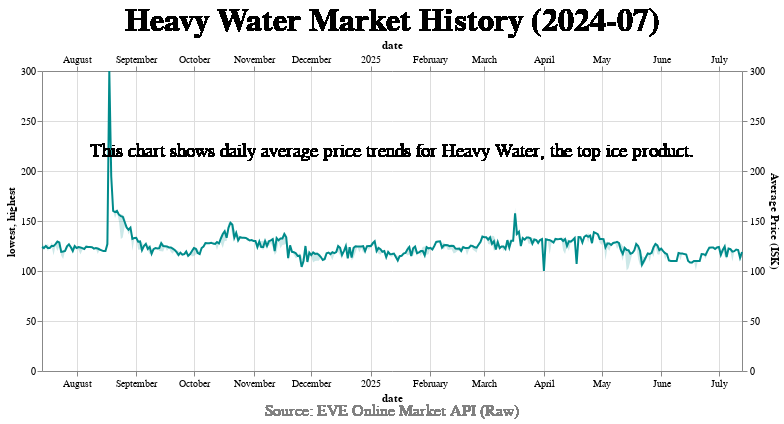

The cell this chart's notebook holds for it:
### Code cell
import pandas as pd
import pynarrative
import altair as alt
from IPython.display import display, Markdown

# Load Ice Product market history CSV
csv_path_ice = r"C:\Users\Jouke\Documents\evedata-logger\output\market_history_Ice_Product_2025-07-14_14-46.csv"
df_ice = pd.read_csv(csv_path_ice, parse_dates=['date'])

# Filter to top item: Heavy Water
df_heavy_water = df_ice[df_ice['type_name'] == 'Heavy Water']

# Create price line and price band charts
price_chart_ice = alt.Chart(df_heavy_water).mark_line(color='darkcyan').encode(
    x='date:T',
    y=alt.Y('average:Q', title='Average Price (ISK)'),
    tooltip=['date:T', 'average:Q', 'lowest:Q', 'highest:Q']
)

price_band_ice = alt.Chart(df_heavy_water).mark_area(opacity=0.2, color='darkcyan').encode(
    x='date:T',
    y='lowest:Q',
    y2='highest:Q'
)

price_layered_ice = price_band_ice + price_chart_ice
price_layered_ice = price_layered_ice.properties(width=700, height=300)

# Create PyNarrative story for Heavy Water
story_ice = pynarrative.Story(df_heavy_water, width=700, height=300)
story_ice = story_ice.add_title("Heavy Water Market History (2024-07)")
story_ice = story_ice.add_context(
    "This chart shows daily average price trends for Heavy Water, the top ice product.",
    position='top'
)
story_ice.chart = price_layered_ice
story_ice = story_ice.add_source("Source: EVE Online Market API (Raw)")

# Display narrative heading and story
display(Markdown("## Heavy Water Market History Overview"))
display(story_ice.render())

### Figure 1 — Vega specification as saved in the notebook (floating-point values rounded to 4 significant figures; data arrays with more than 128 entries replaced by an {"elided": "..."} marker saying what was removed)
{"$schema": "https://vega.github.io/schema/vega/v5.json", "data": [{"name": "source_0", "values": {"elided": "365 records"}, "transform": [{"type": "formula", "expr": "toDate(datum['date'])", "as": "date"}]}], "marks": [{"type": "area", "name": "layer_0_marks", "from": {"data": "source_0"}, "sort": {"field": "x"}, "encode": {"update": {"opacity": {"value": 0.2}, "fill": {"value": "darkcyan"}, "y2": {"field": "highest", "scale": "y"}, "defined": {"signal": "isValid(datum[\"date\"]) && isFinite(+datum[\"date\"]) && isValid(datum[\"lowest\"]) && isFinite(+datum[\"lowest\"])"}, "orient": {"value": "vertical"}, "y": {"field": "lowest", "scale": "y"}, "x": {"field": "date", "scale": "x"}}}, "style": ["area"]}, {"type": "line", "name": "layer_1_marks", "from": {"data": "source_0"}, "sort": {"field": "x"}, "encode": {"update": {"y": {"field": "average", "scale": "y"}, "tooltip": {"signal": "{\"date\": timeFormat(datum[\"date\"], '%b %d, %Y'), \"average\": format(datum[\"average\"], \"\"), \"lowest\": format(datum[\"lowest\"], \"\"), \"highest\": format(datum[\"highest\"], \"\")}"}, "defined": {"signal": "isValid(datum[\"date\"]) && isFinite(+datum[\"date\"]) && isValid(datum[\"average\"]) && isFinite(+datum[\"average\"])"}, "stroke": {"value": "darkcyan"}, "x": {"field": "date", "scale": "x"}}}, "style": ["line"]}, {"type": "text", "name": "layer_2_marks", "from": {"data": "source_0"}, "encode": {"update": {"font": {"value": "Arial"}, "fontSize": {"value": 32}, "fill": {"value": "black"}, "align": {"value": "center"}, "x": {"value": 350}, "baseline": {"value": "middle"}, "text": {"value": "Heavy Water Market History (2024-07)"}, "y": {"value": -50}, "fontWeight": {"value": "bold"}}}, "style": ["text"]}, {"type": "text", "name": "layer_3_marks", "from": {"data": "source_0"}, "encode": {"update": {"baseline": {"value": "middle"}, "text": {"value": "This chart shows daily average price trends for Heavy Water, the top ice product."}, "align": {"value": "center"}, "angle": {"value": 0}, "fontSize": {"value": 19}, "fill": {"value": "black"}, "x": {"value": 350}, "font": {"value": "Arial"}, "y": {"value": 80}}}, "style": ["text"]}, {"type": "text", "name": "layer_4_marks", "from": {"data": "source_0"}, "encode": {"update": {"fill": {"value": "gray"}, "font": {"value": "Arial"}, "y": {"value": 340}, "fontSize": {"value": 16}, "text": {"value": "Source: EVE Online Market API (Raw)"}, "baseline": {"value": "middle"}, "x": {"value": 350}, "align": {"value": "center"}, "angle": {"value": 0}}}, "style": ["text"]}], "scales": [{"name": "x", "type": "time", "domain": {"data": "source_0", "field": "date"}, "range": [0, {"signal": "width"}]}, {"name": "y", "type": "linear", "domain": {"data": "source_0", "fields": ["lowest", "highest", "average"]}, "range": [{"signal": "height"}, 0], "nice": true, "zero": true}], "axes": [{"scale": "x", "tickCount": {"signal": "ceil(width/40)"}, "gridScale": "y", "labels": false, "orient": "bottom", "grid": true, "aria": false, "ticks": false, "minExtent": 0, "zindex": 0, "maxExtent": 0, "domain": false}, {"scale": "y", "zindex": 0, "grid": true, "minExtent": 0, "ticks": false, "orient": "left", "tickCount": {"signal": "ceil(height/40)"}, "labels": false, "gridScale": "x", "aria": false, "maxExtent": 0, "domain": false}, {"scale": "x", "labelFlush": true, "orient": "bottom", "grid": false, "labelOverlap": true, "tickCount": {"signal": "ceil(width/40)"}, "zindex": 0, "title": "date"}, {"scale": "x", "zindex": 0, "grid": false, "title": "date", "labelFlush": true, "orient": "top", "tickCount": {"signal": "ceil(width/40)"}, "labelOverlap": true}, {"scale": "y", "labelOverlap": true, "zindex": 0, "title": "lowest, highest", "tickCount": {"signal": "ceil(height/40)"}, "grid": false, "orient": "left"}, {"scale": "y", "tickCount": {"signal": "ceil(height/40)"}, "grid": false, "orient": "right", "title": "Average Price (ISK)", "zindex": 0, "labelOverlap": true}], "width": 700, "height": 300, "style": "cell", "background": "white", "padding": 5}
